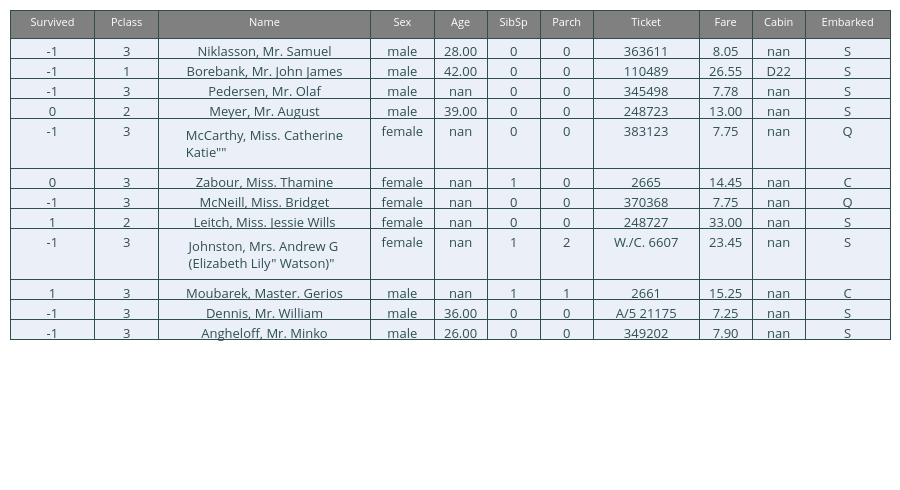

The notebook cell saved with this chart:
### Markdown cell above
# Reading Train Data

### Code cell
passenger_df_train = pd.read_csv(pref+"train.csv", index_col="PassengerId")
passenger_df_test = pd.read_csv(pref+"test.csv", index_col="PassengerId")

passenger_df_test["Survived"] = -1
passenger_df = pd.concat([passenger_df_train, passenger_df_test])

passenger_df.vu(12)

### Figure 1 — Plotly figure (JSON) as saved in the notebook; plotly's stock layout.template omitted (floating-point values rounded to 4 significant figures; data arrays with more than 128 entries replaced by an {"elided": "..."} marker saying what was removed)
{"data": [{"cells": {"align": "center", "font": {"color": "darkslategray", "size": 13}, "line": {"color": "darkslategray"}, "values": {"elided": "11x12 str values"}}, "columnwidth": [8, 6, 20, 6, 5, 5, 5, 10, 5, 5, 8], "header": {"align": "center", "fill": {"color": "grey"}, "font": {"color": "white", "size": 11}, "line": {"color": "darkslategray"}, "values": ["Survived", "Pclass", "Name", "Sex", "Age", "SibSp", "Parch", "Ticket", "Fare", "Cabin", "Embarked"]}, "type": "table"}], "layout": {"autosize": true, "height": 490, "margin": {"b": 10, "l": 10, "r": 10, "t": 10}}}
